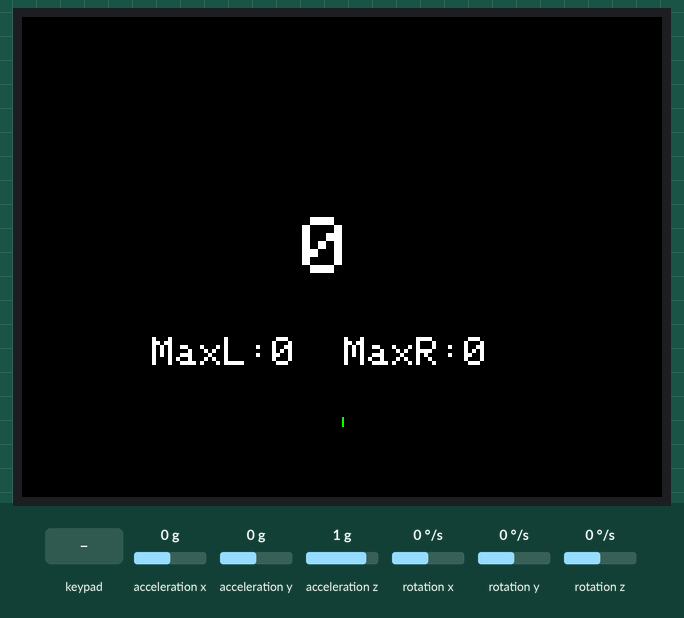
This program was run on a simulated ESP32. Shown: 320×240 colour display. Inputs (shaded band) come from the test bench; at power-on: acceleration x 0 g, acceleration y 0 g, rotation y 0 °/s, acceleration z 1 g, rotation x 0 °/s, rotation z 0 °/s. Nothing arrives over Bluetooth unless stated.

Above: at 3.2 s.
3.3 s: acceleration x set to -1.4 g
At 4.79 s:
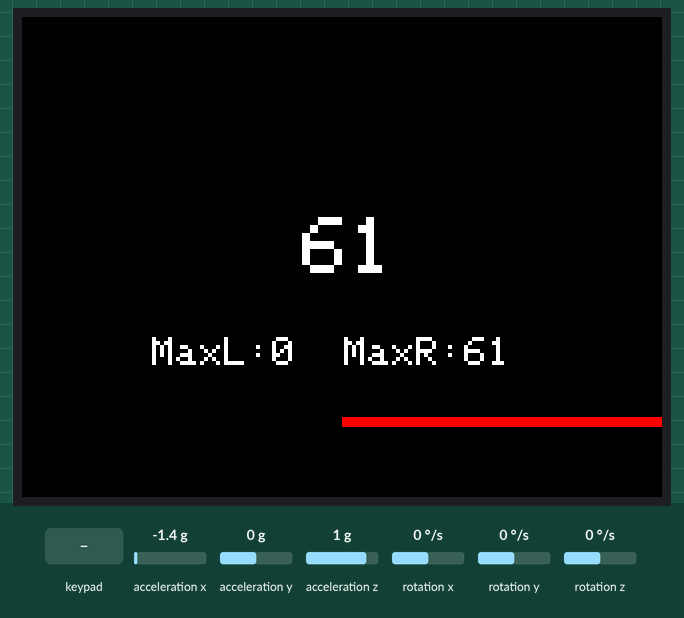
5.7 s: key 'A' pressed
At 6.25 s:
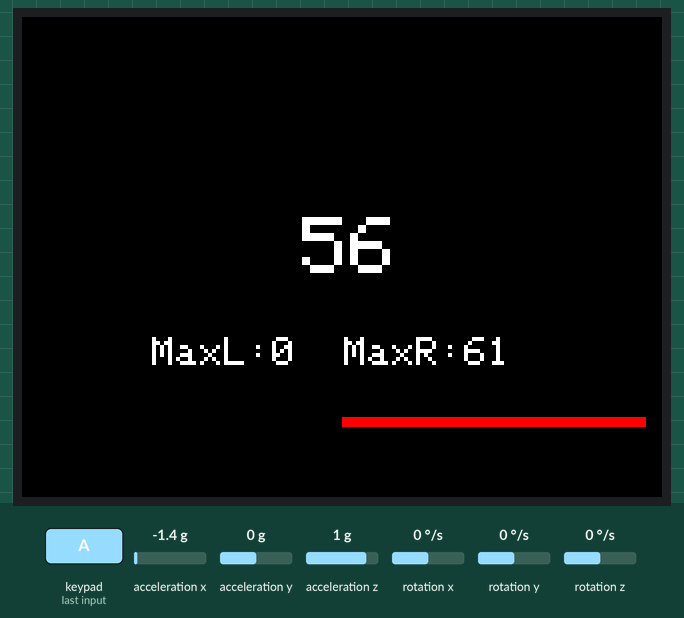
8.7 s: acceleration y set to -1.4 g
At 11.44 s:
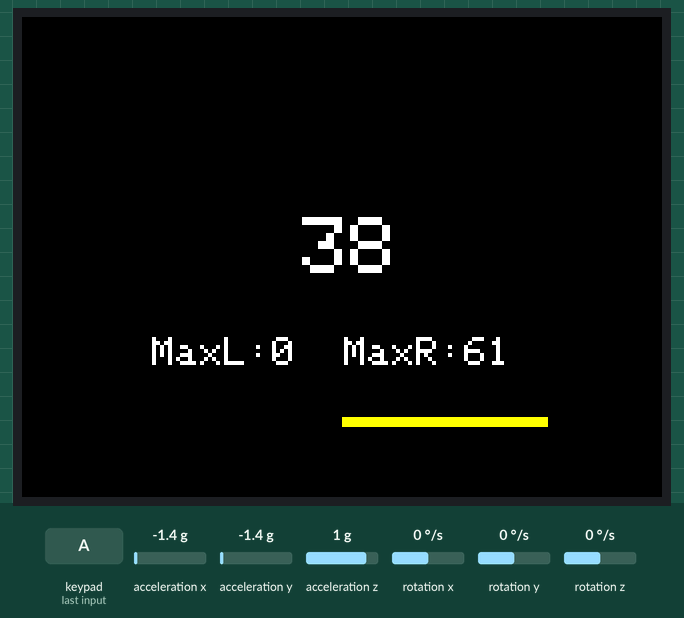
11.7 s: rotation y set to -192 °/s
At 12.12 s:
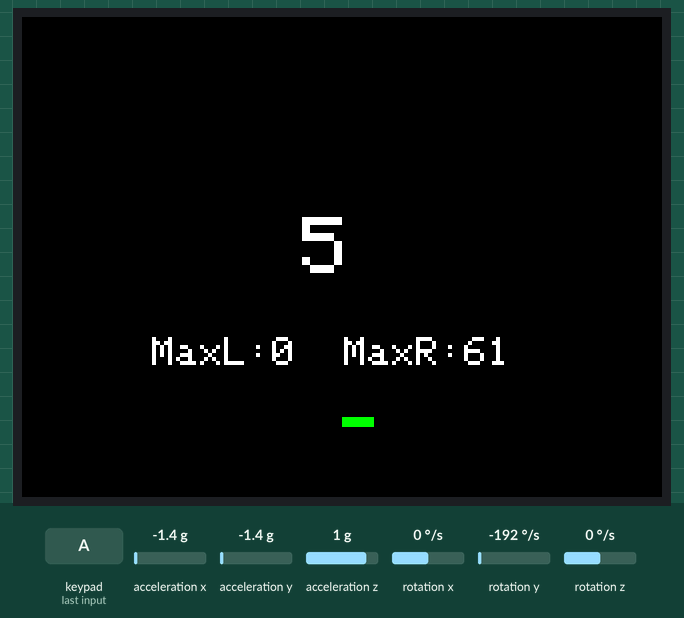
14.3 s: key 'A' pressed
At 14.84 s:
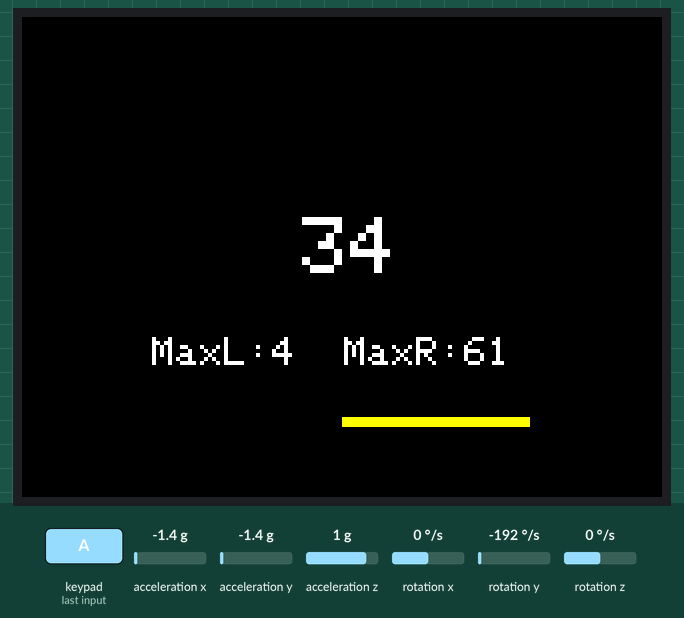
17.3 s: acceleration x set to -0.8 g
At 21.7 s:
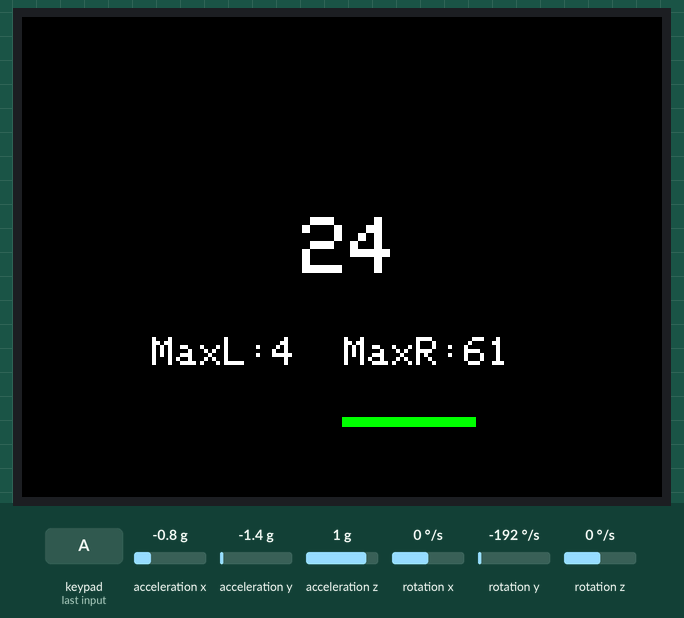
Timing chart, 0 to 23.2 s (numbered marks = the images above; inputs shaded):
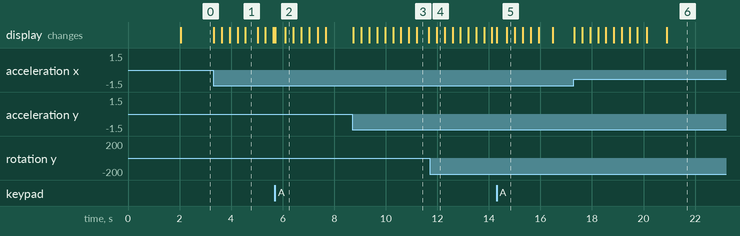

The program:

main.cpp
```cpp
#include <M5Core2.h>
#include <map>
#include <Kalman.h>
#include <cstdint>
#include <cmath>
#include <BluetoothSerial.h>
#include <sstream>
#include <../.pio/libdeps/m5stack-core2/ArduinoJson/ArduinoJson.h>

 enum class DisplayType
{
	Lean,
	CAN
};


// 機能切り替え
DisplayType enmDisplayType = DisplayType::Lean;
bool blneedFillBlack = false;
// IMU
//x, y, zの順
float acc[3];
float accOffset[3];
float gyro[3];
float gyroOffset[3];
float kalAngleX;
float kalAngleY;
Kalman kalmanX;
Kalman kalmanY;
long lastMs = 0;
uint16_t tick = 0;
uint8_t maxRightLean = 0;
uint8_t maxLeftLean = 0;
// Bluetooth
BluetoothSerial SerialBT;
String strMasterName = "M5Stack_master";
String strSlaveName = "M5StickC";
bool blConnect = false;
String data = "";

// GUI
bool drawAngleIndicator(float kalmanY);
bool drawMaxLean();
// Angle
void draw();
void readGyro();
void calibration();
void applyCalibration();
float getRoll();
float getPitch();

// CANData
bool drawThrottleAngle();

void setup() {
  	M5.begin();
	Serial.begin(9600);
	M5.Lcd.fillScreen(BLACK);
	// IMU
	M5.IMU.Init();
	delay(500);
	calibration();
	readGyro();
	kalmanX.setAngle(getRoll());
	kalmanY.setAngle(getPitch());

	// バイクに取り付けるため振動に考慮
	kalmanX.setQangle(0.003);
	kalmanX.setQbias(0.005);
	kalmanX.setRmeasure(0.05);

	kalmanY.setQangle(0.003);
	kalmanY.setQbias(0.005);
	kalmanY.setRmeasure(0.05);

	lastMs = micros();
	// Bluetooth
	SerialBT.begin(strMasterName, true);
}

void loop() {
	tick++;
	// ボタンによって表示内容を切り分ける
	M5.update();
	if (M5.BtnA.wasPressed())
	{
		enmDisplayType = DisplayType::Lean;
		blneedFillBlack = true;
	}
	else if(M5.BtnB.wasPressed())
	{
		enmDisplayType = DisplayType::CAN;
		blneedFillBlack = true;
	}
	else{
		// 何もしない
	}

	// 機能を切り替える場合、前機能の画面をリセットする必要がある
	// リセットのフラグが立っている場合、画面を黒で塗りつぶす
	if (blneedFillBlack)
	{
		M5.Lcd.fillScreen(BLACK);
		blneedFillBlack = false;
	}
	else
	{
		// 何もしない
	}

	// 機能ごとに処理を分ける
	switch (enmDisplayType)
	{
		case DisplayType::Lean:		// 傾きを表示する

			{
				//10回に1回だけ描画
				if(tick % 10 == 0){

					// 左右の傾きを取得
					readGyro();
					applyCalibration();
					float dt = (micros() - lastMs) / 1000000.0;
					lastMs = micros();
					float roll = getRoll();
					float pitch = getPitch();

					kalAngleX = kalmanX.getAngle(roll, gyro[0], dt);
					kalAngleY = kalmanY.getAngle(pitch, gyro[1], dt);

					// 左右の傾きをディスプレイ表示
					drawMaxLean();
					drawAngleIndicator(kalAngleY);

				}
			}
			break;
		case DisplayType::CAN:
			{
				// slave(M5StickC)へ接続
				if (!blConnect)
				{
					if (tick % 100 == 0)
					{
						blConnect = SerialBT.connect(strSlaveName);
						if (blConnect)
						{
							M5.Lcd.fillScreen(BLACK);
						}
						else
						{
							M5.Lcd.fillScreen(BLACK);
							M5.Lcd.setTextSize(2);
							M5.Lcd.setCursor(50, 20);
							M5.Lcd.printf("Not Connected.");
						}
					}
				}

				if (SerialBT.available())
				{
					std::string recv = "";
					while (SerialBT.available())
					{
						recv += (char)SerialBT.read();
					}

					char delm = ' ';

					const char* charRecv = recv.c_str();

					StaticJsonDocument<200> doc;
					deserializeJson(doc, charRecv);

					const char* rpm = doc["rpm"];
					const char* throttle = doc["throttle"];

					String RPM = "RPM: ";
					String Throttle = "Throttle: ";
					M5.Lcd.setTextSize(2);
					M5.Lcd.setCursor(50, 70);
					M5.Lcd.println(RPM);
					M5.Lcd.setCursor(50, 140);
					M5.Lcd.println(Throttle);

					M5.Lcd.setTextSize(3);
					M5.Lcd.setCursor(140, 65);
					M5.Lcd.fillRect(140, 65, 100, 25, BLACK);
					M5.Lcd.println(String(rpm));
					M5.Lcd.setCursor(180, 135);
					M5.Lcd.fillRect(180, 135, 100, 25, BLACK);
					M5.Lcd.println(String(throttle));

				}
			}
			break;
		default:
			break;
	}
}

/*
* GUI
*/
bool drawAngleIndicator(float kalAngleY)
{
	const uint16_t warnAngle = 30;		// 角度(注意)
	const uint16_t dangerAngle = 40;	// 角度(危険)
	const uint16_t base = 160;			// x座標の中心
	const uint16_t lineBold = 5;		// インジケータの太さ
	auto indicatorColor = GREEN;		// インジケータの色
	float magnification = 0.375;		// 角度60をMAXとしたときの倍率

	// インジケータリセット
	if (tick % 10 == 0){
		for (uint8_t i = 0; i < lineBold; i++)
		{
			M5.Lcd.drawLine(0, 200+i, 320, 200+i,  BLACK);
		}
	}

	// インジケータの色を選定
	if (static_cast<uint16_t>(dangerAngle) < std::abs(kalAngleY))		// 40度を越えた場合は赤色で表示
	{
		indicatorColor = RED;
	} else if(static_cast<uint16_t>(warnAngle) < std::abs(kalAngleY)) 	// 30度を越えた場合は黄色で表示
	{
		indicatorColor = YELLOW;
	}

	// インジケータ表示 (画面サイズ: 240*360)
	uint16_t X = std::abs(kalAngleY) / magnification;
	if (0 < kalAngleY) // 右リーン
	{
		// 範囲 160 ~ 360
		for (uint8_t i = 0; i < lineBold; i++)
		{
			// 座標の始点から終点を線で結ぶ
			M5.Lcd.drawLine(base, 200+i, base+X, 200+i,  indicatorColor); // 引数: 始点x,y 終点x,y color
		}
		// 最大角度を更新(右)
		if (maxRightLean < std::abs(kalAngleY))
		{
			maxRightLean = std::abs(kalAngleY);
		}
	}
	else // 左リーン
	{
		// 範囲 0 ~ 160
		for (uint8_t i = 0; i < lineBold; i++)
		{
			// 座標の始点から終点を線で結ぶ
			M5.Lcd.drawLine(160-X, 200+i, base, 200+i, indicatorColor); // 引数: 始点x,y 終点x,y color
		}
		// 最大角度を更新(左)
		if (maxLeftLean < std::abs(kalAngleY))
		{
			maxLeftLean = std::abs(kalAngleY);
		}
	}

	M5.Lcd.setTextSize(4);
	M5.Lcd.setCursor(140, 100);
	M5.Lcd.fillRect(130, 90, 90, 40, BLACK);
	std::string strKalAngle = std::to_string(static_cast<int16_t>(std::abs(kalAngleY)));
	M5.Lcd.printf(strKalAngle.c_str());

	return true;
}

bool drawMaxLean()
{
	M5.Lcd.setTextSize(2);
	M5.Lcd.setCursor(65, 160);
	std::string displayMaxLean = "";
	displayMaxLean += "MaxL:";
	displayMaxLean += std::to_string(maxLeftLean);
	displayMaxLean += "  ";
	displayMaxLean += "MaxR:";
	displayMaxLean += std::to_string(maxRightLean);
	M5.Lcd.printf(displayMaxLean.c_str());

	return true;
}

/*
* 角度測定
*/
void readGyro(){
	M5.IMU.getGyroData(&gyro[0], &gyro[1], &gyro[2]);
	M5.IMU.getAccelData(&acc[0], &acc[1], &acc[2]);
}

void calibration(){
	float gyroSum[3];
	float accSum[3];
	for(int i = 0; i < 500; i++){
		readGyro();
		gyroSum[0] += gyro[0];
		gyroSum[1] += gyro[1];
		gyroSum[2] += gyro[2];
		accSum[0] += acc[0];
		accSum[1] += acc[1];
		accSum[2] += acc[2];
		delay(2);
	}
	gyroOffset[0] = gyroSum[0]/500;
	gyroOffset[1] = gyroSum[1]/500;
	gyroOffset[2] = gyroSum[2]/500;
	accOffset[0] = accSum[0]/500;
	accOffset[1] = accSum[1]/500;
	accOffset[2] = accSum[2]/500 - 1.0;
}

void applyCalibration(){
	gyro[0] -= gyroOffset[0];
	gyro[1] -= gyroOffset[1];
	gyro[2] -= gyroOffset[2];
	acc[0] -= accOffset[0];
	acc[1] -= accOffset[1];
	acc[2] -= accOffset[2];
}
float getRoll(){
  	return atan2(acc[1], acc[2]) * RAD_TO_DEG;
}
float getPitch(){
  	return atan(-acc[0] / sqrt(acc[1]*acc[1] + acc[2]*acc[2])) * RAD_TO_DEG;
}


// CANData
bool drawThrottleAngle()
{
	M5.Lcd.setTextSize(2);
	M5.Lcd.setCursor(20, 60);
	std::string throttle = "Throttle:";
	M5.Lcd.printf(throttle.c_str());

	M5.Lcd.setTextSize(3);
	M5.Lcd.setCursor(140, 55);
	std::string throttleAngle = "120";
	M5.Lcd.printf(throttleAngle.c_str());
	return true;
}
```

Measured:
- after the input at 3.3 s, the display: first changes at once (image 1 shows a later state)
- after the input at 5.7 s, the display: first changes at once (image 2 shows a later state)
- after the input at 8.7 s, the display: first changes at once (image 3 shows a later state)
- after the input at 11.7 s, the display: changes after 0.27 s (image 4)
- after the input at 14.3 s, the display: first changes at once (image 5 shows a later state)
- after the input at 17.3 s, the display: first changes at once (image 6 shows a later state)
- what the display in image 1 shows lasts 0.4 s, from 4.6 s to 5.0 s
